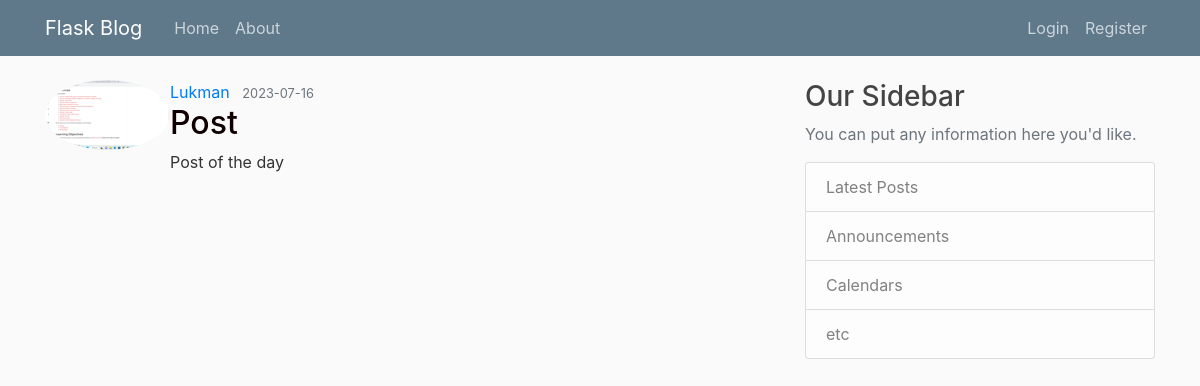
/post/19, run on an earlier commit of the app's database.
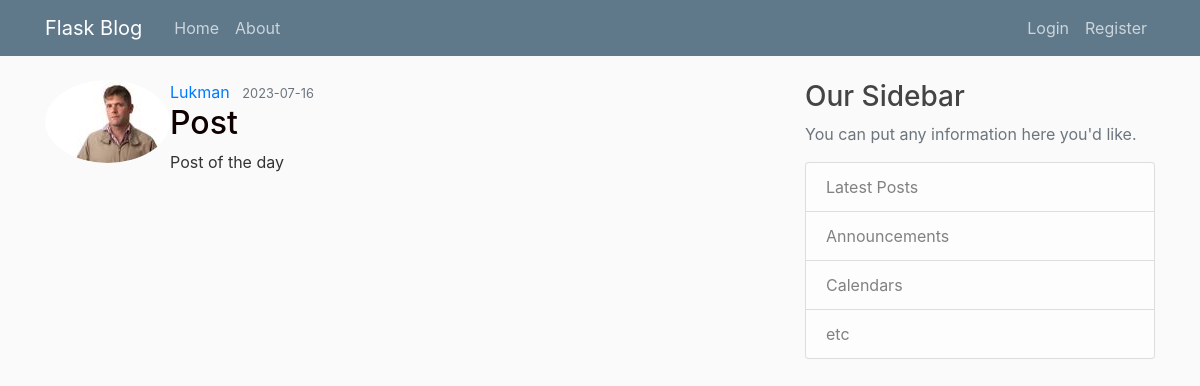
And on a later commit of the database.
### flaskblog/models.py (models this page shows)
class User(db.Model, UserMixin):
    id = db.Column(db.Integer, primary_key=True)
    username = db.Column(db.String(20), unique=True, nullable=False)
    email = db.Column(db.String(120), unique=True, nullable=False)
    image_file = db.Column(db.String(20), nullable=False, default='default.jpg')
    password = db.Column(db.String(60), nullable=False)
    posts = db.relationship('Post', backref='author', lazy=True)

### flaskblog/posts/routes.py (the view)
@posts.route('/post/<int:post_id>')
def post(post_id):
    post = Post.query.get_or_404(post_id)
    return render_template('post.html', title=post.title, post=post)

### flaskblog/templates/post.html (shortened to what this page needs)
{% extends 'layout.html' %}
{% block content %}
<article class="media content-section">
    <img class="rounded-circle article-img" src="{{ url_for('static', filename='profile_pics/'
     + post.author.image_file) }}">
<div class="mdeia-body">
   <div class="article-metadata">
   <a href="{{ url_for('posts.user_posts', username=post.author.username) }}" class="mr-2">{{ post.author.username }}</a>
   <small class="text-muted">{{ post.date_posted.strftime('%Y-%m-%d') }}</small>
</div>
<h2 class="article-title">{{ post.title }}</h2>
<p class="article-content">{{ post.content }}</p>
</div>
</article>
{% endblock %}

What changed in the data, as far as the page shows it:
changed User "Lukman": image_file: a different picture
